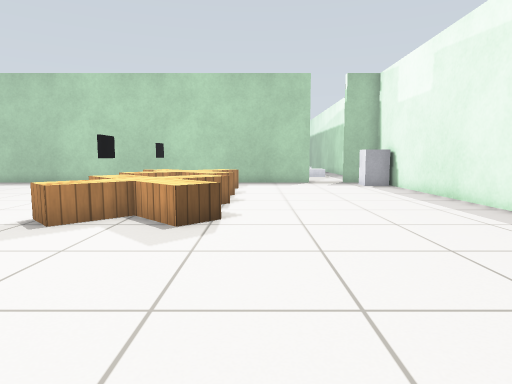
View 1 (above)

19 first-person views from a walk through a Gazebo world. The camera is 0.72 m above the floor, tilts 6° down and sees 75° across. The floor is counted in squares, 0.5 m on a side. Each view is taken from the middle of a square. On the plan, view 1 faces up. The plan holds only what a view shows up to about 15 squares ahead; the rest is blank. The place goes on beyond the plan. Simple patterns stand in for the simulator's built-in surfaces.

View 2
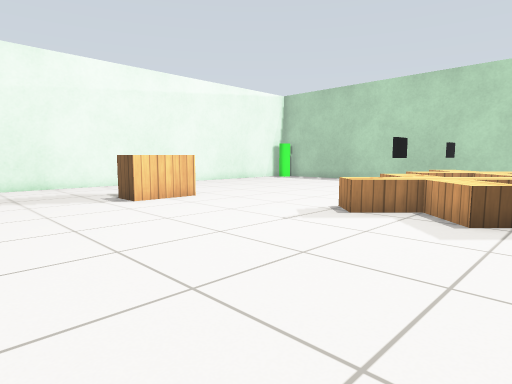

View 3
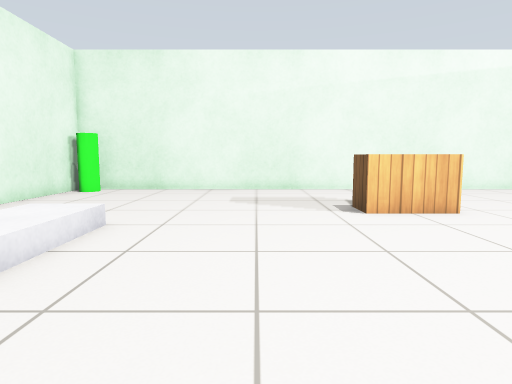

View 4
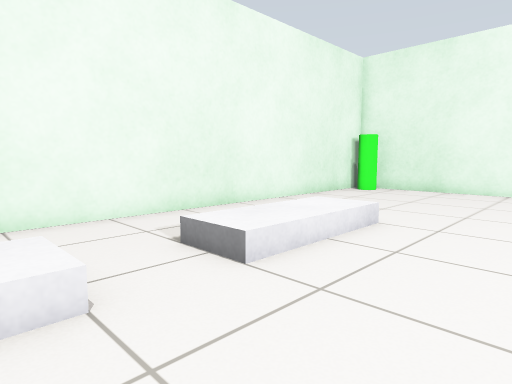

View 5
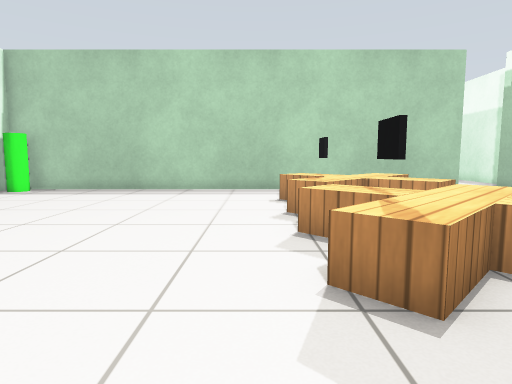

View 6
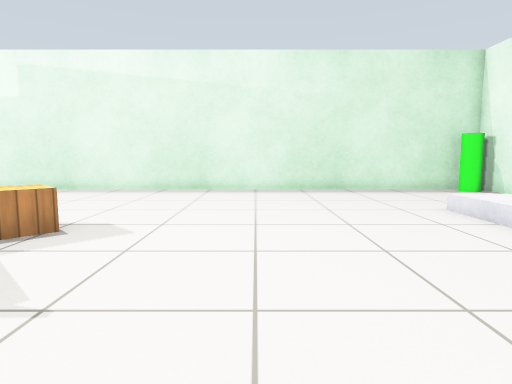

View 7
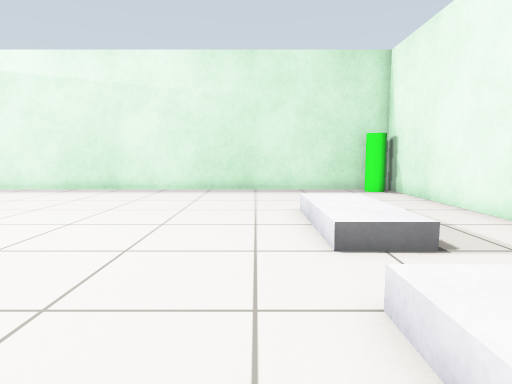

View 8
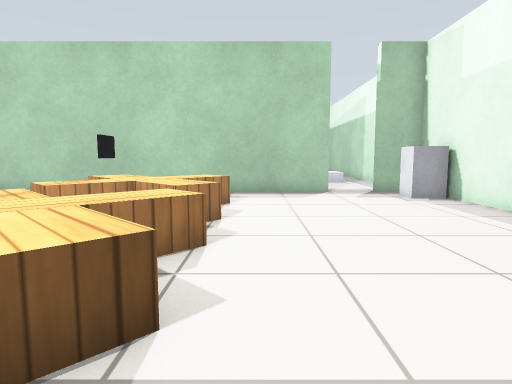

View 9
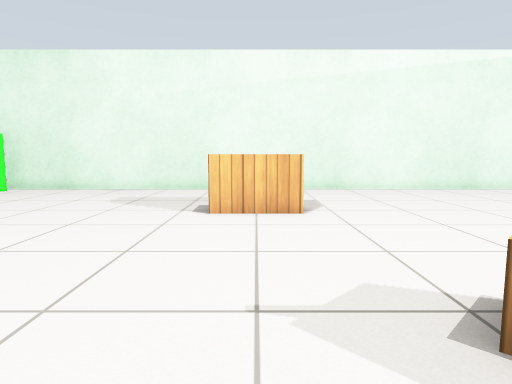

View 10
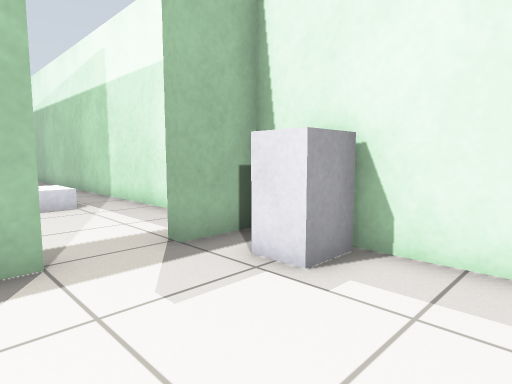

View 11
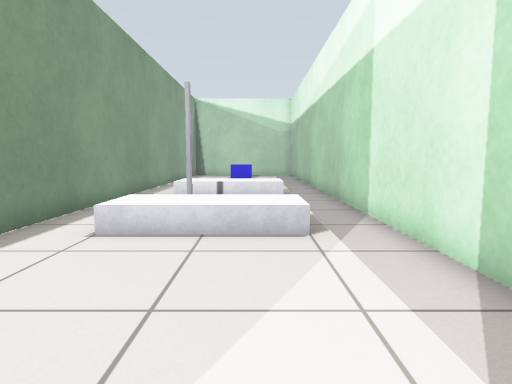

View 12
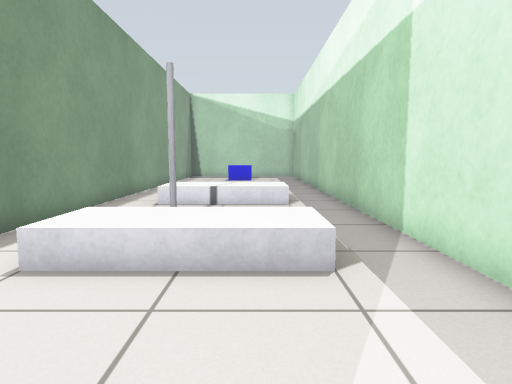

View 13
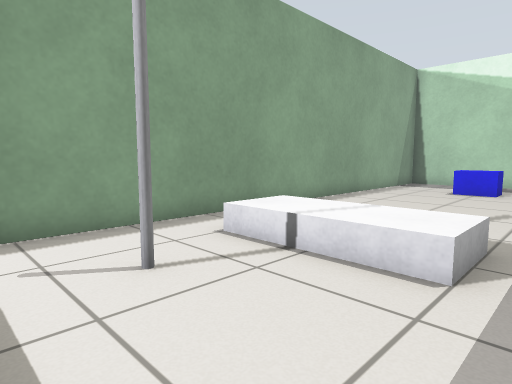

View 14
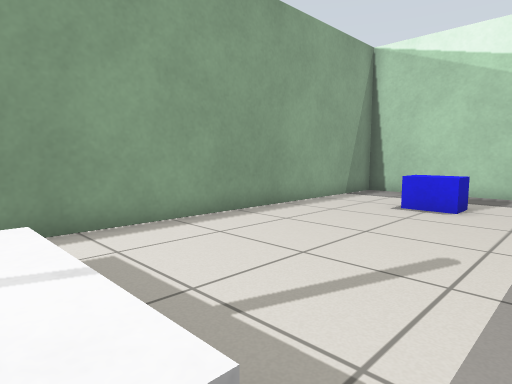

View 15
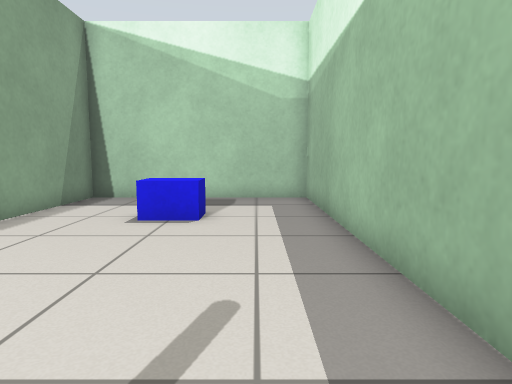

View 16
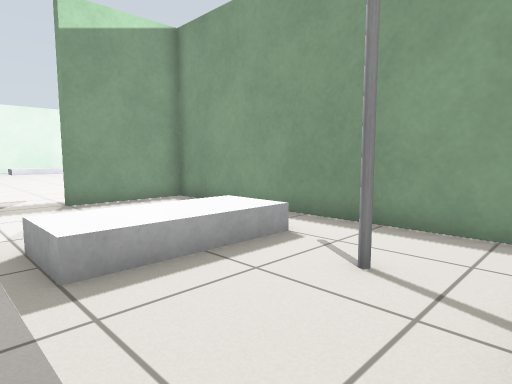

View 17
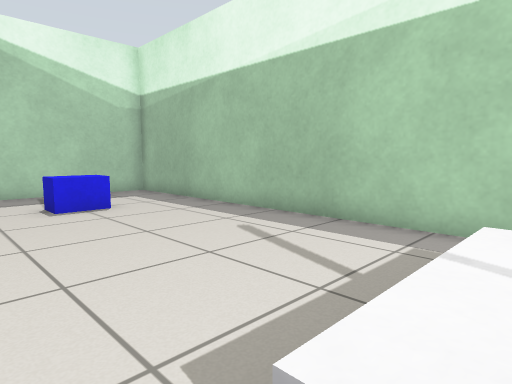

View 18
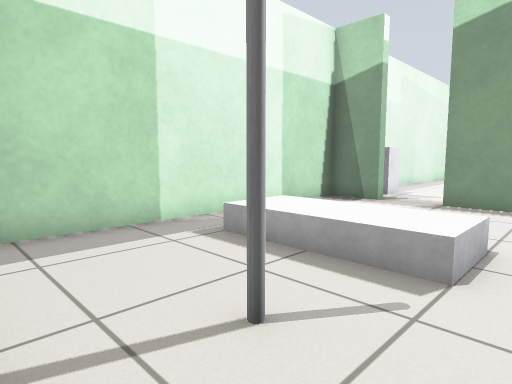

View 19
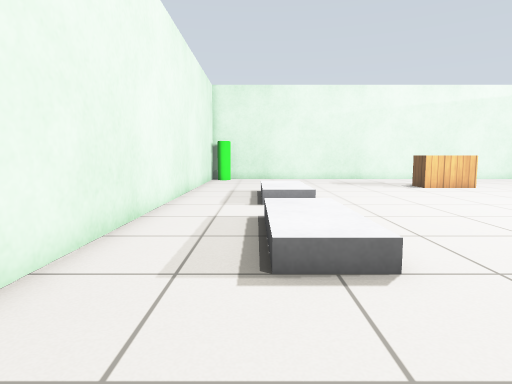

### Floor plan
Points are (right, up) in squares from view 1. A wall is a line through its corners. A room is listed if a view was taken in it or the views show most of it. See-through windows are left out.
Room 1 (views 1, 2, 3, 4, 5, 6, 7, 8, 9, 10, 11, 19)
walls: (3, 19.2) (3, 18.8) (-16.8, 18.8) (-16.8, 18); (-16.8, 16.4) (-16.8, -6.8) (6.8, -6.8) (6.8, 18.8) (5, 18.8) (5, 19.2)
low walls: (-4.2, 9.3) (-5.2, 10.4); (-0.7, 7.7) (-1.7, 6.8) (-3, 8.2) (-4.3, 6.8) (-5.3, 7.7); (-4.3, 11.8) (-5.2, 12.7); (-0.8, 10.4) (-2.2, 9); (-0.8, 12.7) (-1.6, 11.8); (-4.2, 14.4) (-5.2, 15.4); (-0.8, 15.4) (-2, 14.1)
ways out: opening at (4.5, 19) to room 2
objects: green cylinder (-16, -6); green cylinder (-16, 18); wooden box (-12, 4) to (-10, 6); grey box (-9, -4) to (-5, -2); black box (-4, 9); black box (-4, 14); grey box (-3, -4) to (1, -2); grey box (5, 16) to (6, 17); green cylinder (6, -6)
Room 2 (views 12, 13, 14, 15, 16, 17, 18)
walls: (5, 19.2) (6.8, 19.2) (6.8, 44.8) (-0.8, 44.8) (-0.8, 19.2) (3, 19.2)
ways out: opening at (4.5, 19) to room 1
objects: white box (1, 24) to (5, 26); white box (1, 30) to (5, 32); pole (2, 28); blue box (2, 40) to (4, 41)

Positions as (right, up) in squares from view 1, and headings:
1: (0, 0), facing up
2: (0, -1), facing up-left
3: (-2, 1), facing left
4: (-2, 1), facing down-left
5: (-6, 4), facing up
6: (-8, 3), facing right
7: (-8, -1), facing right
8: (0, 5), facing up
9: (-2, 5), facing left
10: (2, 14), facing up-right
11: (4, 18), facing up
12: (4, 20), facing up
13: (6, 26), facing up-left
14: (6, 31), facing up-left
15: (5, 33), facing up
16: (6, 30), facing down-left
17: (0, 31), facing up-right
18: (0, 30), facing down-right
19: (5, -4), facing left
